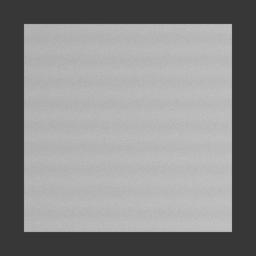
#> input picture data/Round2/Samples/images/inspection_002.jpg, 256 x 256 px
$ python inference.py ../../../../data/Round2/Samples/images/inspection_002.jpg
#> lines starting #> are read from the running program, lines starting #| are printed output that depends on the picture
#> (reads backend/apps/inspections/cv_model/classifier.npz from the repository)
"""Reference preprocessing and frozen classifier. No web application logic."""
from pathlib import Path
import numpy as np
from PIL import Image, ImageOps
MODEL_VERSION = "BIT-PLATE-CV-1.0"
CLASS_NAMES = ("Normal", "Defective")
DEFECT_THRESHOLD = 0.35

def features(image):
    image = ImageOps.exif_transpose(image).convert("RGB")
#> image is the input picture: PIL image 256x256 RGB; min 53, max 195, mean 139.4
    image = image.resize((128, 128), Image.Resampling.BILINEAR)
#> image: PIL image 128x128 RGB
    a = np.asarray(image.convert("L"), dtype=np.float64)[16:112,16:112] / 255.0
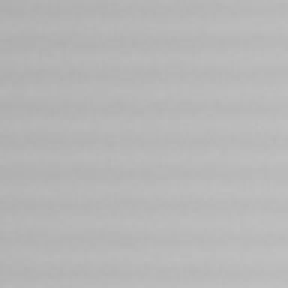
#> a: shape (96, 96) float64 (shown 3 times larger); min 0.682, max 0.749, mean 0.717
    residual = a - np.median(a)
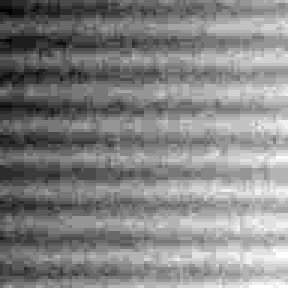
#> residual: shape (96, 96) float64 (shown 3 times larger); min -0.0353, max 0.0314, mean -0.000672; drawn with min black and max white
    return np.array([a.mean(), a.std(), *np.quantile(residual,[.01,.05,.1,.25,.75,.9,.95,.99]),
        *[(residual < -v).mean() for v in [.03,.06,.1,.15,.2]],
        np.abs(np.diff(a,axis=0)).mean(), np.abs(np.diff(a,axis=1)).mean()], dtype=np.float64)

def predict(image_path, model_path=None):
    path = Path(model_path) if model_path else Path(__file__).with_name("classifier.npz")
    with np.load(path, allow_pickle=False) as model:
        x = features(Image.open(image_path))
#> x = 17 values, max 0.717 at index 0, min -0.0275 at index 2, mean 0.0433
        z = float(((x-model["mean"])/model["scale"]) @ model["coef"] + model["intercept"].item())
#> z = -2.56
    probability = float(1 / (1 + np.exp(-np.clip(z,-50,50))))
#> probability = 0.0717
    grayscale = np.asarray(ImageOps.exif_transpose(Image.open(image_path)).convert("L").resize((256, 256)), dtype=np.float64)
    diff_x = np.abs(grayscale[:, 1:] - grayscale[:, :-1])
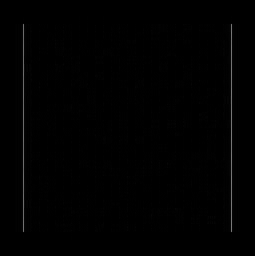
#> diff_x: shape (256, 255) float64; min 0, max 124, mean 1.2
    diff_y = np.abs(grayscale[1:, :] - grayscale[:-1, :])
    maximum_edge_jump = float(np.max(diff_x) + np.max(diff_y))
#> maximum_edge_jump = 241
    p99_edge_jump = float(np.percentile(diff_x, 99) + np.percentile(diff_y, 99))
#> p99_edge_jump = 16
    if maximum_edge_jump >= 220.0 or p99_edge_jump >= 88.0:
        probability = max(probability, 0.85)
#> probability = 0.85
    index = int(probability >= DEFECT_THRESHOLD)
#> index = 1
    return {"predicted_class": CLASS_NAMES[index], "confidence": probability if index else 1-probability,
            "defect_probability": probability, "model_version": MODEL_VERSION}

if __name__ == "__main__":
    import argparse, json
    parser=argparse.ArgumentParser()
    parser.add_argument("image")
    args=parser.parse_args()
    print(json.dumps(predict(args.image),indent=2))
